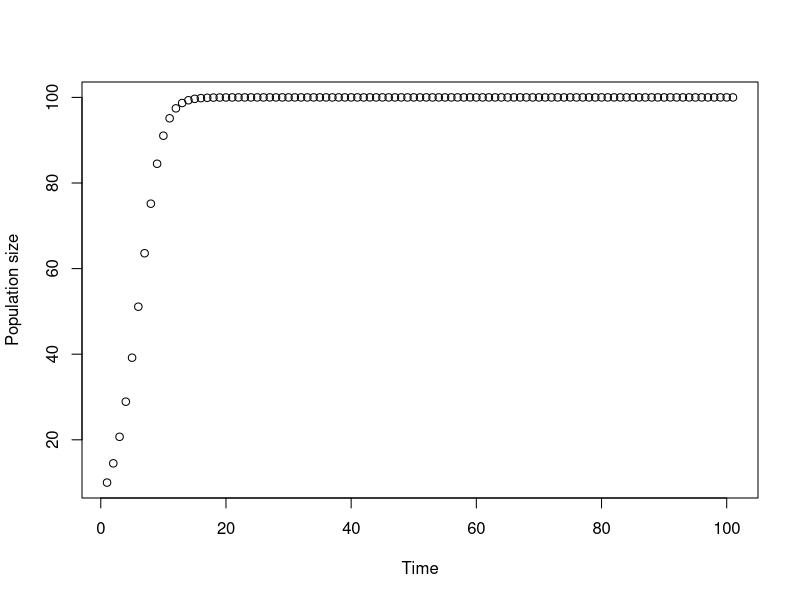
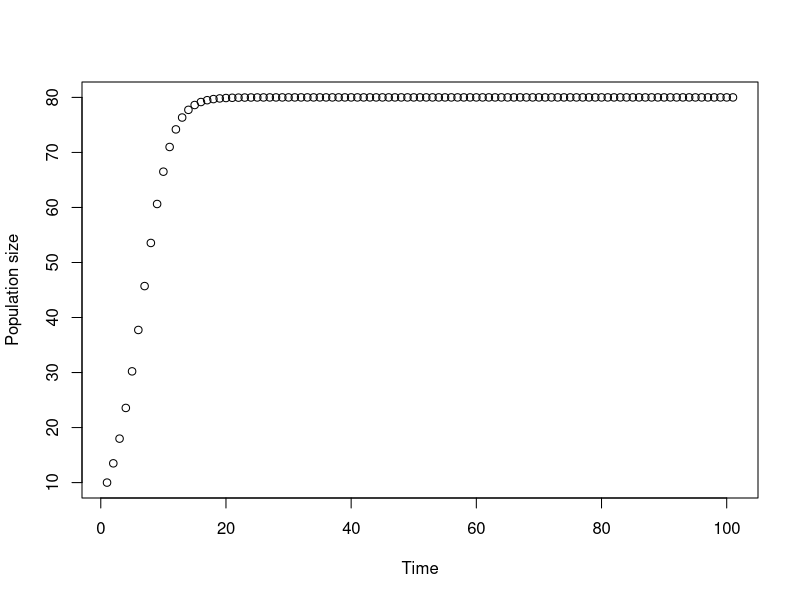

Write R code to recreate these figures, in order.
#ENMPG21 logistic growth model and harvesting
#Nils Bunnefeld

#Simple logistic growth model
Nt<-10 # population at current time
r<-0.5 # pop. growth rate
K<-100 # carrying capacity of the population - limit of pop. growh
years<-100

for(i in 1:years){
  Nt[i+1]<-Nt[i]+Nt[i]*r*(1-Nt[i]/K)
}

plot(Nt,ylab="Population size",xlab="Time")


Nt<-10
r<-0.5
K<-100
years<-100
h<-0.1 # 

for(i in 1:years){
  Nt[i+1]<-Nt[i]+Nt[i]*r*(1-Nt[i]/K)-h*Nt[i]
}

plot(Nt,ylab="Population size",xlab="Time")

